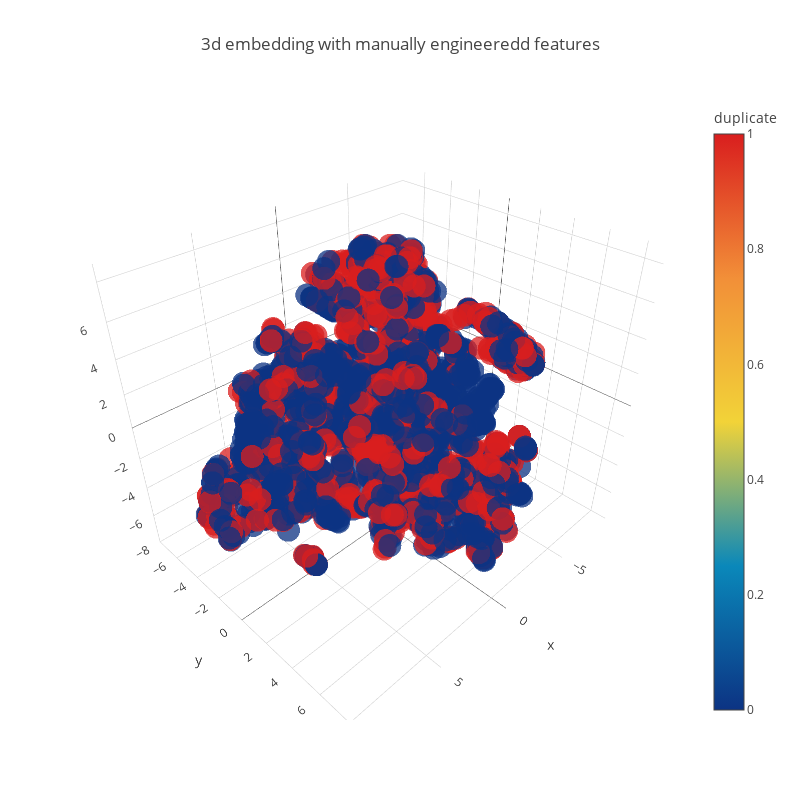

The notebook cell this image was saved under:
### Code cell
trace1 = go.Scatter3d(
    x=tsne[:,0],
    y=tsne[:,1],
    z=tsne[:,2],
    mode='markers',
    marker=dict(
        sizemode='diameter',
        color = dfs['is_duplicate'].values,
        colorscale = 'Portland',
        colorbar = dict(title = 'duplicate'),
        line=dict(color='rgb(255, 255, 255)'),
        opacity=0.75
    )
)

data=[trace1]
layout=dict(height=800, width=800, title='3d embedding with manually engineeredd features')
fig=dict(data=data, layout=layout)
py.iplot(fig, filename='3DBubble')

### Figure 1 — Plotly figure (JSON) as saved in the notebook; plotly's stock layout.template omitted (floating-point values rounded to 4 significant figures; data arrays with more than 128 entries replaced by an {"elided": "..."} marker saying what was removed)
{"data": [{"marker": {"color": {"elided": "4000 int values"}, "colorbar": {"title": "duplicate"}, "colorscale": "Portland", "line": {"color": "rgb(255, 255, 255)"}, "opacity": 0.75, "sizemode": "diameter"}, "mode": "markers", "type": "scatter3d", "x": {"elided": "3000 float values"}, "y": {"elided": "3000 float values"}, "z": {"elided": "3000 float values"}}], "layout": {"height": 800, "title": "3d embedding with manually engineeredd features", "width": 800}}
